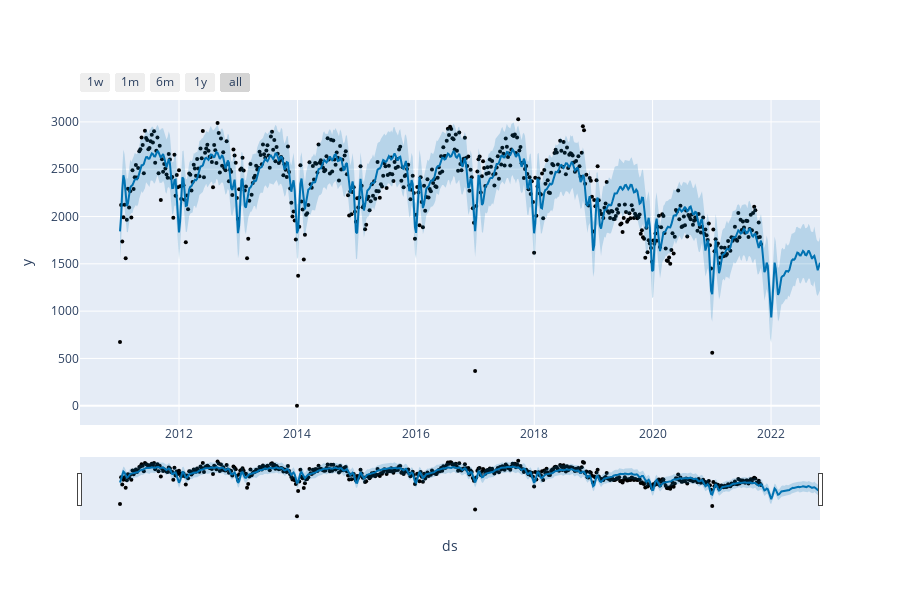

This figure's notebook cell:
### Code cell
#import plotly.plotly as py
#from plotly.graph_objs import * 
#import plotly.tools as tls
from chart_studio import plotly
from fbprophet.plot import plot_plotly

#from prophet.plot import plot_plotly, plot_components_plotly
plot_plotly(m, forecast)

### Figure 1 — Plotly figure (JSON) as saved in the notebook; plotly's stock layout.template omitted (floating-point values rounded to 4 significant figures; data arrays with more than 128 entries replaced by an {"elided": "..."} marker saying what was removed)
{"data": [{"marker": {"color": "black", "size": 4}, "mode": "markers", "name": "Actual", "type": "scatter", "x": {"elided": "566 str values"}, "y": {"elided": "566 int values"}}, {"hoverinfo": "skip", "line": {"width": 0}, "mode": "lines", "type": "scatter", "x": {"elided": "618 str values"}, "y": {"elided": "618 float values"}}, {"fill": "tonexty", "fillcolor": "rgba(0, 114, 178, 0.2)", "line": {"color": "#0072B2", "width": 2}, "mode": "lines", "name": "Predicted", "type": "scatter", "x": {"elided": "618 str values"}, "y": {"elided": "618 float values"}}, {"fill": "tonexty", "fillcolor": "rgba(0, 114, 178, 0.2)", "hoverinfo": "skip", "line": {"width": 0}, "mode": "lines", "type": "scatter", "x": {"elided": "618 str values"}, "y": {"elided": "618 float values"}}], "layout": {"height": 600, "showlegend": false, "width": 900, "xaxis": {"rangeselector": {"buttons": [{"count": 7, "label": "1w", "step": "day", "stepmode": "backward"}, {"count": 1, "label": "1m", "step": "month", "stepmode": "backward"}, {"count": 6, "label": "6m", "step": "month", "stepmode": "backward"}, {"count": 1, "label": "1y", "step": "year", "stepmode": "backward"}, {"step": "all"}]}, "rangeslider": {"visible": true}, "title": {"text": "ds"}, "type": "date"}, "yaxis": {"title": {"text": "y"}}}}
